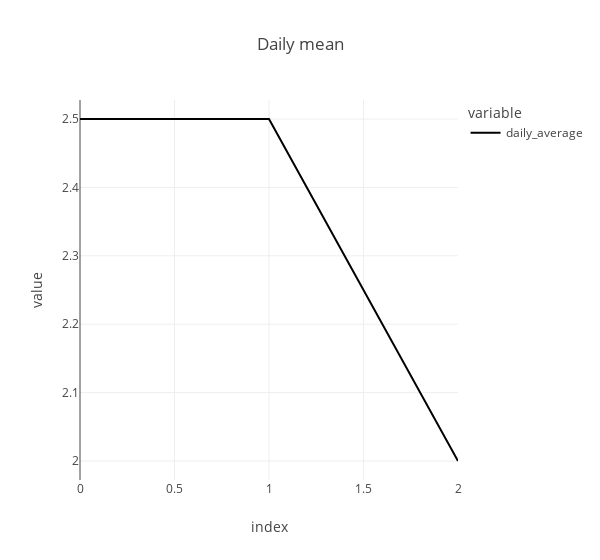

This figure's notebook cell:
### Code cell
# |exporti

st.subheader("Ploting")

import plotly.express as px

df_daily = df.mean(axis="columns").rename("daily_average")
fig = px.line(df_daily, title="Daily mean", width=600)
st.write(fig)

### Figure 1 — Plotly figure (JSON) as saved in the notebook; plotly's stock layout.template omitted (floating-point values rounded to 4 significant figures)
{"data": [{"hovertemplate": "variable=daily_average<br>index=%{x}<br>value=%{y}<extra></extra>", "legendgroup": "daily_average", "line": {"color": "#000001", "dash": "solid"}, "marker": {"symbol": "circle"}, "mode": "lines", "name": "daily_average", "orientation": "v", "showlegend": true, "type": "scatter", "x": [0, 1, 2], "xaxis": "x", "y": [2.5, 2.5, 2], "yaxis": "y"}], "layout": {"legend": {"title": {"text": "variable"}, "tracegroupgap": 0}, "title": {"text": "Daily mean"}, "width": 600, "xaxis": {"anchor": "y", "domain": [0, 1], "title": {"text": "index"}}, "yaxis": {"anchor": "x", "domain": [0, 1], "title": {"text": "value"}}}}
